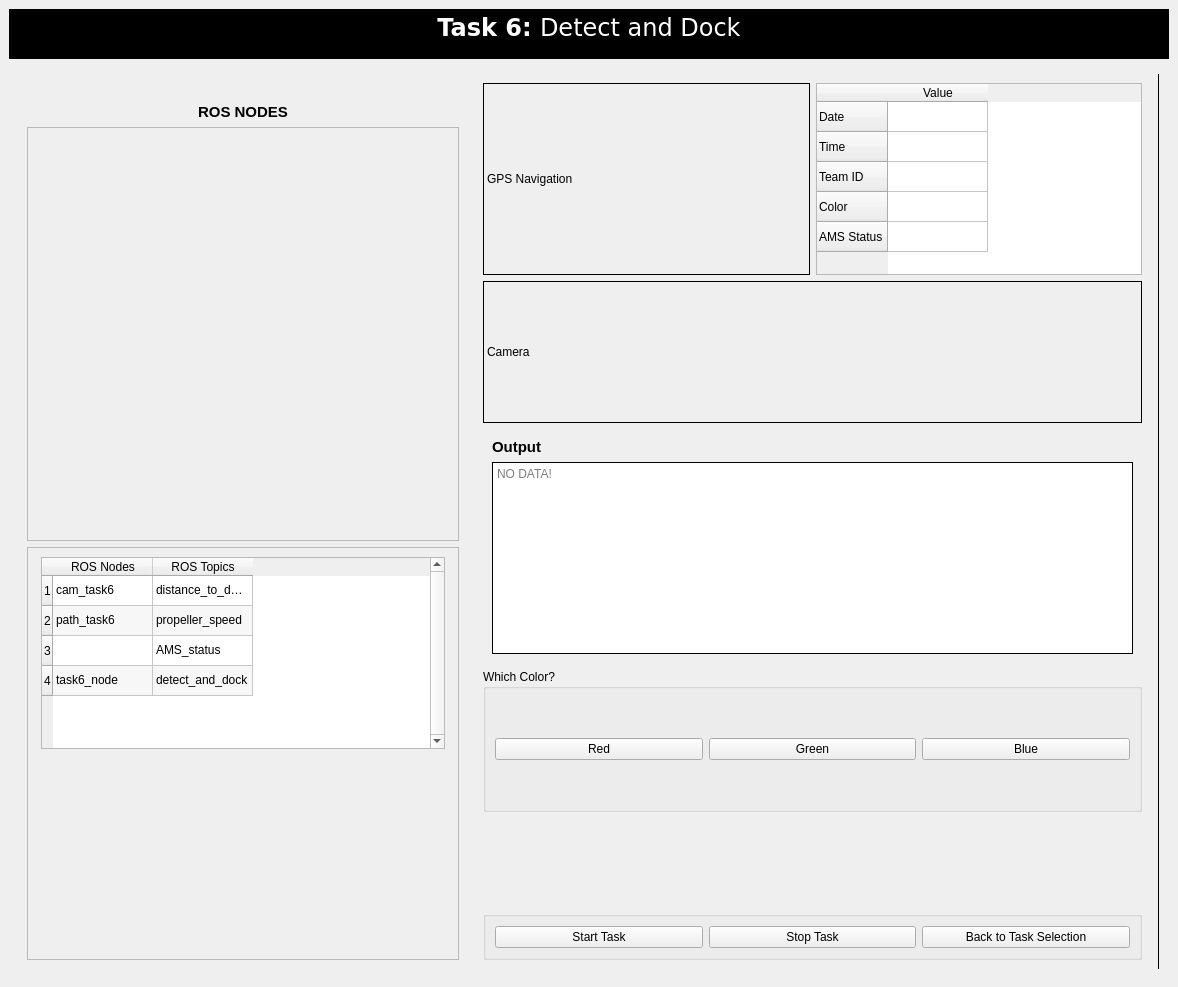
<?xml version="1.0" encoding="UTF-8"?>
<ui version="4.0">
 <class>MainWindow</class>
 <widget class="QMainWindow" name="MainWindow">
  <property name="geometry">
   <rect>
    <x>0</x>
    <y>0</y>
    <width>1178</width>
    <height>987</height>
   </rect>
  </property>
  <property name="sizePolicy">
   <sizepolicy hsizetype="Fixed" vsizetype="Fixed">
    <horstretch>0</horstretch>
    <verstretch>0</verstretch>
   </sizepolicy>
  </property>
  <property name="windowTitle">
   <string>MainWindow</string>
  </property>
  <widget class="QWidget" name="centralwidget">
   <property name="styleSheet">
    <string notr="true"/>
   </property>
   <layout class="QVBoxLayout" name="verticalLayout">
    <item>
     <widget class="QTextBrowser" name="textBrowser_3">
      <property name="sizePolicy">
       <sizepolicy hsizetype="Preferred" vsizetype="Preferred">
        <horstretch>0</horstretch>
        <verstretch>0</verstretch>
       </sizepolicy>
      </property>
      <property name="maximumSize">
       <size>
        <width>16777215</width>
        <height>50</height>
       </size>
      </property>
      <property name="font">
       <font>
        <family>Bitstream Vera Sans</family>
       </font>
      </property>
      <property name="styleSheet">
       <string notr="true">*{
background:rgb(0, 0, 0);
}</string>
      </property>
      <property name="frameShape">
       <enum>QFrame::NoFrame</enum>
      </property>
      <property name="frameShadow">
       <enum>QFrame::Plain</enum>
      </property>
      <property name="html">
       <string>&lt;!DOCTYPE HTML PUBLIC &quot;-//W3C//DTD HTML 4.0//EN&quot; &quot;http://www.w3.org/TR/REC-html40/strict.dtd&quot;&gt;
&lt;html&gt;&lt;head&gt;&lt;meta name=&quot;qrichtext&quot; content=&quot;1&quot; /&gt;&lt;style type=&quot;text/css&quot;&gt;
p, li { white-space: pre-wrap; }
&lt;/style&gt;&lt;/head&gt;&lt;body style=&quot; font-family:'Bitstream Vera Sans'; font-size:7.8pt; font-weight:400; font-style:normal;&quot;&gt;
&lt;p align=&quot;center&quot; style=&quot; margin-top:0px; margin-bottom:0px; margin-left:0px; margin-right:0px; -qt-block-indent:0; text-indent:0px;&quot;&gt;&lt;span style=&quot; font-size:18pt; font-weight:600; color:#ffffff;&quot;&gt;Task 6: &lt;/span&gt;&lt;span style=&quot; font-family:'Sans Serif'; font-size:18pt; color:#ffffff;&quot;&gt;Detect and Dock&lt;/span&gt;&lt;/p&gt;&lt;/body&gt;&lt;/html&gt;</string>
      </property>
     </widget>
    </item>
    <item>
     <widget class="QWidget" name="widget" native="true">
      <layout class="QHBoxLayout" name="horizontalLayout">
       <item>
        <widget class="QWidget" name="widget_2" native="true">
         <property name="maximumSize">
          <size>
           <width>450</width>
           <height>16777215</height>
          </size>
         </property>
         <layout class="QVBoxLayout" name="verticalLayout_4">
          <item>
           <widget class="QLabel" name="label_2">
            <property name="maximumSize">
             <size>
              <width>16777215</width>
              <height>300</height>
             </size>
            </property>
            <property name="text">
             <string/>
            </property>
            <property name="pixmap">
             <pixmap>Images/task_6.png</pixmap>
            </property>
            <property name="scaledContents">
             <bool>true</bool>
            </property>
           </widget>
          </item>
          <item>
           <widget class="QLabel" name="label_7">
            <property name="maximumSize">
             <size>
              <width>16777215</width>
              <height>25</height>
             </size>
            </property>
            <property name="layoutDirection">
             <enum>Qt::LeftToRight</enum>
            </property>
            <property name="text">
             <string>&lt;html&gt;&lt;head/&gt;&lt;body&gt;&lt;p&gt;&lt;span style=&quot; font-size:11pt; font-weight:600;&quot;&gt;ROS NODES&lt;/span&gt;&lt;/p&gt;&lt;/body&gt;&lt;/html&gt;</string>
            </property>
            <property name="alignment">
             <set>Qt::AlignCenter</set>
            </property>
           </widget>
          </item>
          <item>
           <widget class="QScrollArea" name="scrollArea">
            <property name="widgetResizable">
             <bool>true</bool>
            </property>
            <widget class="QWidget" name="scrollAreaWidgetContents">
             <property name="geometry">
              <rect>
               <x>-60</x>
               <y>0</y>
               <width>1610</width>
               <height>282</height>
              </rect>
             </property>
             <layout class="QGridLayout" name="gridLayout">
              <item row="0" column="0">
               <widget class="QLabel" name="label_3">
                <property name="text">
                 <string/>
                </property>
                <property name="pixmap">
                 <pixmap>Images/task_6_node.png</pixmap>
                </property>
               </widget>
              </item>
             </layout>
            </widget>
           </widget>
          </item>
          <item>
           <widget class="QScrollArea" name="scrollArea_3">
            <property name="widgetResizable">
             <bool>true</bool>
            </property>
            <widget class="QWidget" name="scrollAreaWidgetContents_3">
             <property name="geometry">
              <rect>
               <x>0</x>
               <y>0</y>
               <width>426</width>
               <height>214</height>
              </rect>
             </property>
             <layout class="QGridLayout" name="gridLayout_2">
              <item row="0" column="0" alignment="Qt::AlignTop">
               <widget class="QTableWidget" name="tableWidget_2">
                <property name="sizePolicy">
                 <sizepolicy hsizetype="Fixed" vsizetype="Preferred">
                  <horstretch>0</horstretch>
                  <verstretch>0</verstretch>
                 </sizepolicy>
                </property>
                <property name="maximumSize">
                 <size>
                  <width>404</width>
                  <height>16777215</height>
                 </size>
                </property>
                <property name="cursor" stdset="0">
                 <cursorShape>CrossCursor</cursorShape>
                </property>
                <property name="verticalScrollBarPolicy">
                 <enum>Qt::ScrollBarAlwaysOn</enum>
                </property>
                <property name="autoScrollMargin">
                 <number>6</number>
                </property>
                <property name="dragDropMode">
                 <enum>QAbstractItemView::NoDragDrop</enum>
                </property>
                <property name="alternatingRowColors">
                 <bool>true</bool>
                </property>
                <property name="wordWrap">
                 <bool>true</bool>
                </property>
                <row>
                 <property name="text">
                  <string>1</string>
                 </property>
                </row>
                <row>
                 <property name="text">
                  <string>2</string>
                 </property>
                </row>
                <row>
                 <property name="text">
                  <string>3</string>
                 </property>
                </row>
                <row>
                 <property name="text">
                  <string>4</string>
                 </property>
                </row>
                <column>
                 <property name="text">
                  <string>ROS Nodes</string>
                 </property>
                 <property name="textAlignment">
                  <set>AlignCenter</set>
                 </property>
                </column>
                <column>
                 <property name="text">
                  <string>ROS Topics</string>
                 </property>
                 <property name="textAlignment">
                  <set>AlignCenter</set>
                 </property>
                </column>
                <item row="0" column="0">
                 <property name="text">
                  <string>cam_task6</string>
                 </property>
                 <property name="toolTip">
                  <string/>
                 </property>
                 <property name="whatsThis">
                  <string/>
                 </property>
                 <property name="flags">
                  <set>ItemIsSelectable|ItemIsDragEnabled|ItemIsDropEnabled|ItemIsUserCheckable|ItemIsEnabled</set>
                 </property>
                </item>
                <item row="0" column="1">
                 <property name="text">
                  <string>distance_to_dock</string>
                 </property>
                </item>
                <item row="1" column="0">
                 <property name="text">
                  <string>path_task6</string>
                 </property>
                 <property name="whatsThis">
                  <string/>
                 </property>
                </item>
                <item row="1" column="1">
                 <property name="text">
                  <string>propeller_speed</string>
                 </property>
                </item>
                <item row="2" column="1">
                 <property name="text">
                  <string>AMS_status</string>
                 </property>
                </item>
                <item row="3" column="0">
                 <property name="text">
                  <string>task6_node</string>
                 </property>
                </item>
                <item row="3" column="1">
                 <property name="text">
                  <string>detect_and_dock</string>
                 </property>
                </item>
               </widget>
              </item>
             </layout>
            </widget>
           </widget>
          </item>
         </layout>
        </widget>
       </item>
       <item>
        <widget class="QWidget" name="widget_3" native="true">
         <property name="maximumSize">
          <size>
           <width>16777215</width>
           <height>16777215</height>
          </size>
         </property>
         <layout class="QGridLayout" name="gridLayout_3">
          <item row="0" column="1">
           <widget class="QTableWidget" name="tableWidget">
            <property name="sizePolicy">
             <sizepolicy hsizetype="Fixed" vsizetype="Preferred">
              <horstretch>0</horstretch>
              <verstretch>0</verstretch>
             </sizepolicy>
            </property>
            <property name="maximumSize">
             <size>
              <width>674</width>
              <height>16777215</height>
             </size>
            </property>
            <row>
             <property name="text">
              <string>Date</string>
             </property>
            </row>
            <row>
             <property name="text">
              <string>Time</string>
             </property>
            </row>
            <row>
             <property name="text">
              <string>Team ID</string>
             </property>
            </row>
            <row>
             <property name="text">
              <string>Color</string>
             </property>
            </row>
            <row>
             <property name="text">
              <string>AMS Status</string>
             </property>
            </row>
            <column>
             <property name="text">
              <string>Value</string>
             </property>
             <property name="textAlignment">
              <set>AlignCenter</set>
             </property>
            </column>
           </widget>
          </item>
          <item row="2" column="0" colspan="2">
           <widget class="QWidget" name="widget_4" native="true">
            <layout class="QVBoxLayout" name="verticalLayout_2">
             <item>
              <widget class="QLabel" name="label">
               <property name="text">
                <string>&lt;html&gt;&lt;head/&gt;&lt;body&gt;&lt;p&gt;&lt;span style=&quot; font-size:11pt; font-weight:600;&quot;&gt;Output&lt;/span&gt;&lt;/p&gt;&lt;/body&gt;&lt;/html&gt;</string>
               </property>
              </widget>
             </item>
             <item>
              <widget class="QTextBrowser" name="hb_output">
               <property name="sizePolicy">
                <sizepolicy hsizetype="Expanding" vsizetype="Preferred">
                 <horstretch>0</horstretch>
                 <verstretch>0</verstretch>
                </sizepolicy>
               </property>
               <property name="frameShape">
                <enum>QFrame::Box</enum>
               </property>
               <property name="frameShadow">
                <enum>QFrame::Plain</enum>
               </property>
               <property name="sizeAdjustPolicy">
                <enum>QAbstractScrollArea::AdjustIgnored</enum>
               </property>
               <property name="placeholderText">
                <string>NO DATA!</string>
               </property>
              </widget>
             </item>
            </layout>
           </widget>
          </item>
          <item row="5" column="0" colspan="2" alignment="Qt::AlignBottom">
           <widget class="QGroupBox" name="groupBox_2">
            <property name="title">
             <string/>
            </property>
            <layout class="QHBoxLayout" name="horizontalLayout_2">
             <item>
              <widget class="QPushButton" name="startButton">
               <property name="text">
                <string>Start Task</string>
               </property>
              </widget>
             </item>
             <item>
              <widget class="QPushButton" name="stopButton">
               <property name="text">
                <string>Stop Task</string>
               </property>
              </widget>
             </item>
             <item>
              <widget class="QPushButton" name="backButton">
               <property name="text">
                <string>Back to Task Selection</string>
               </property>
              </widget>
             </item>
            </layout>
           </widget>
          </item>
          <item row="0" column="0">
           <widget class="QLabel" name="label_6">
            <property name="frameShape">
             <enum>QFrame::Box</enum>
            </property>
            <property name="text">
             <string>GPS Navigation</string>
            </property>
            <property name="scaledContents">
             <bool>true</bool>
            </property>
           </widget>
          </item>
          <item row="1" column="0" colspan="2">
           <widget class="QLabel" name="label_14">
            <property name="frameShape">
             <enum>QFrame::Box</enum>
            </property>
            <property name="text">
             <string>Camera</string>
            </property>
            <property name="scaledContents">
             <bool>true</bool>
            </property>
           </widget>
          </item>
          <item row="4" column="0" colspan="2">
           <widget class="QGroupBox" name="groupBox_3">
            <property name="title">
             <string>Which Color?</string>
            </property>
            <layout class="QHBoxLayout" name="horizontalLayout_5">
             <item>
              <widget class="QPushButton" name="redButton_2">
               <property name="text">
                <string>Red</string>
               </property>
              </widget>
             </item>
             <item>
              <widget class="QPushButton" name="greenButton_2">
               <property name="text">
                <string>Green</string>
               </property>
              </widget>
             </item>
             <item>
              <widget class="QPushButton" name="blueButton_2">
               <property name="text">
                <string>Blue</string>
               </property>
              </widget>
             </item>
            </layout>
           </widget>
          </item>
         </layout>
        </widget>
       </item>
       <item>
        <widget class="Line" name="line">
         <property name="frameShadow">
          <enum>QFrame::Plain</enum>
         </property>
         <property name="orientation">
          <enum>Qt::Vertical</enum>
         </property>
        </widget>
       </item>
      </layout>
     </widget>
    </item>
   </layout>
  </widget>
  <action name="actionExit">
   <property name="text">
    <string>Exit</string>
   </property>
  </action>
  <action name="actionClose">
   <property name="text">
    <string>Close</string>
   </property>
  </action>
 </widget>
 <resources>
  <include location="images.qrc"/>
 </resources>
 <connections/>
</ui>
